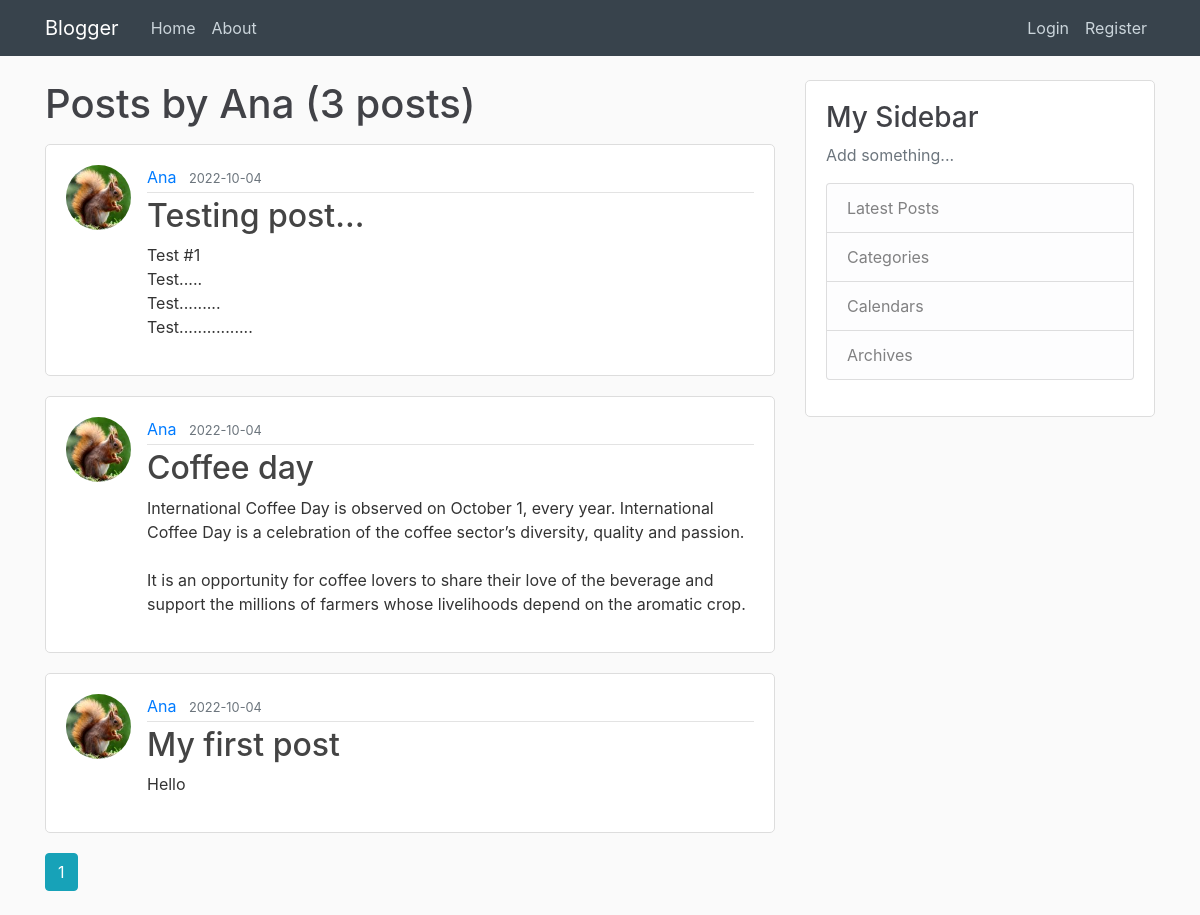
Before: /user/Ana with the older database file.
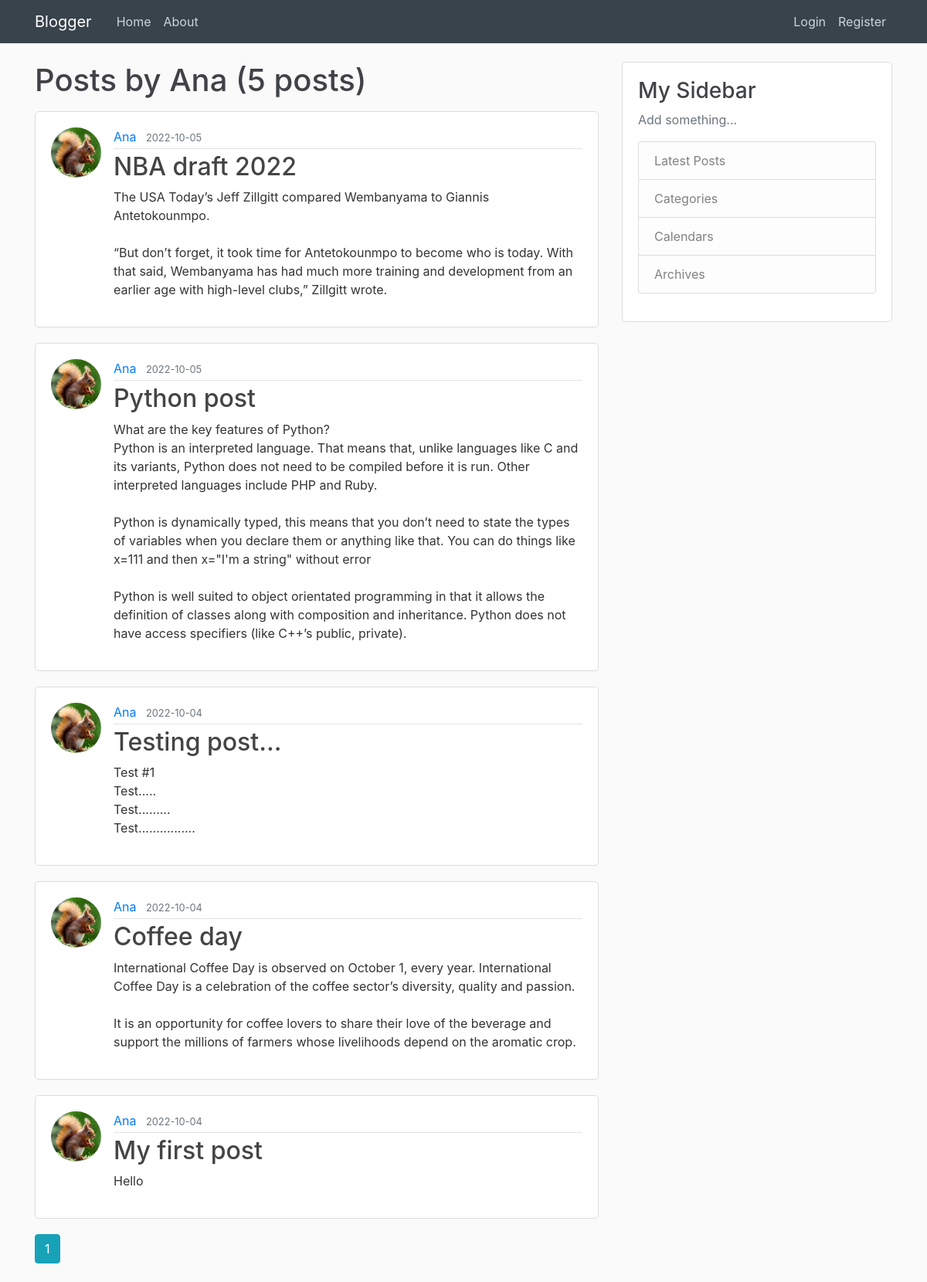
After: the same page with the newer database file.
### blogger/models.py (models this page shows, shortened)
class User(db.Model, UserMixin):
    id = db.Column(db.Integer, primary_key=True)
    username = db.Column(db.String(20), unique=True, nullable=False)
    email = db.Column(db.String(120), unique=True, nullable=False)
    image_file = db.Column(db.String(20), nullable=False, default='default.jpg')
    password = db.Column(db.String(60), nullable=False)
    posts = db.relationship('Post', backref='author', lazy=True)

class Post(db.Model):
    id = db.Column(db.Integer, primary_key=True)
    title = db.Column(db.String(100), nullable=False)
    date_posted = db.Column(db.DateTime, nullable=False, default=datetime.utcnow)
    content = db.Column(db.Text, nullable=False)
    user_id = db.Column(db.Integer, db.ForeignKey('user.id'), nullable=False)

### blogger/routes.py (the view)
@app.route("/user/<string:username>")
def user_posts(username):
    page = request.args.get('page', 1, type=int)
    user = User.query.filter_by(username=username).first_or_404()
    posts = Post.query.filter_by(author=user).order_by(Post.date_posted.desc()).paginate(page=page, per_page=5)
    return render_template('user_posts.html', posts=posts, user=user)

### blogger/templates/user_posts.html
{% extends 'layout.html' %}
{% block content %}
    <h1 class="mb-3">Posts by {{ user.username }} ({{ posts.total }} posts)</h1>
    {% for post in posts.items %}
        <article class="media content-section">
            <img class="rounded-circle article-img" src="{{ url_for('static', filename='profile_pics/' + post.author.image_file) }}">
            <div class="media-body">
                <div class="article-metadata">
                    <a class="mr-2" href="{{ url_for('user_posts', username=post.author.username) }}">{{ post.author.username }}</a>
                    <small class="text-muted">{{ post.date_posted.strftime('%Y-%m-%d') }}</small>
                </div>
                <h2><a class="article-title" href="{{ url_for('post', post_id=post.id) }}">{{ post.title }}</a></h2>
                <p class="article-content">{{ post.content }}</p>
            </div>
        </article>
    {% endfor %}
    {% for page_num in posts.iter_pages(left_edge=1, right_edge=1, left_current=1, right_current=2) %}
        {% if page_num %}
            {% if posts.page == page_num %}
                <a class="btn btn-info mb-4" href="{{ url_for('user_posts', username=user.username, page=page_num) }}">{{ page_num }}</a>
            {% else %}
                <a class="btn btn-outline-info mb-4" href="{{ url_for('user_posts', username=user.username, page=page_num) }}">{{ page_num }}</a>
            {% endif %}
        {% else %}
            ...
        {% endif %}
    {% endfor %}
{% endblock %}

### blogger/templates/layout.html (shortened to what this page needs)
<!DOCTYPE html>
<html>
    <head>
        <link rel="stylesheet" href="https://maxcdn.bootstrapcdn.com/bootstrap/4.0.0/css/bootstrap.min.css">
        <link rel="stylesheet" type="text/css" href="{{ url_for('static', filename='main.css') }}">
    </head>
    <body>
        <header class="site-header">
            <nav class="navbar navbar-expand-md navbar-dark bg-steel fixed-top">
                <div class="container">
                    <a class="navbar-brand mr-4" href="/">Blogger</a>
                    <div class="collapse navbar-collapse" id="navbarToggle">
                        <div class="navbar-nav mr-auto">
                            <a class="nav-item nav-link" href="{{ url_for('home') }}">Home</a>
                            <a class="nav-item nav-link" href="{{ url_for('about') }}">About</a>
                        </div>
                        <div class="navbar-nav">
                            {% if current_user.is_authenticated %}
                                <a class="nav-item nav-link" href="{{ url_for('new_post') }}">New Post</a>
                                <a class="nav-item nav-link" href="{{ url_for('account') }}">Account</a>
                                <a class="nav-item nav-link" href="{{ url_for('logout') }}">Logout</a>
                            {% else %}
                                <a class="nav-item nav-link" href="{{ url_for('login') }}">Login</a>
                                <a class="nav-item nav-link" href="{{ url_for('register') }}">Register</a>
                            {% endif %}
                        </div>
                    </div>
                </div>
            </nav>
        </header>
        <main role="main" class="container">
            <div class="row">
                <div class="col-md-8">
                    {% block content %}{% endblock %}
                </div>
                <div class="col-md-4">
                    <div class="content-section">
                        <h3>My Sidebar</h3>
                        <p class='text-muted'>Add something...
                            <ul class="list-group">
                                <li class="list-group-item list-group-item-light">Latest Posts</li>
                                <li class="list-group-item list-group-item-light">Categories</li>
                                <li class="list-group-item list-group-item-light">Calendars</li>
                                <li class="list-group-item list-group-item-light">Archives</li>
                            </ul>
                        </p>
                    </div>
                </div>
            </div>
        </main>
    </body>
</html>

### blogger/static/main.css (style rules this page uses)
body { background: #fafafa; color: #333333; margin-top: 5rem; }
h1, h2, h3, h4, h5, h6 { color: #414247; }
.bg-steel { background-color: #38434c; }
.site-header .navbar-nav .nav-link { color: #cbd5db; }
.content-section { background: #ffffff; padding: 20px 20px; border: 1px solid #dddddd; border-radius: 5px; margin-bottom: 20px; }
.article-title { color: #444444; }
.article-content { white-space: pre-line; }
.article-img { height: 65px; width: 65px; margin-right: 16px; }
.article-metadata { padding-bottom: 3px; margin-bottom: 4px; border-bottom: 1px solid #e3e3e3 }

Changed rows visible on the page:
added Post: image_file (picture), author.username "Ana", date_posted "2022-10-05", title "NBA draft 2022", content "The USA Today’s Jeff Zillgitt compared Wembanyama to Giannis Antetokounmpo. “But don’t forget, it took time for Antetokounmpo to become who is today. With that said, Wembanyama has had much more training and development from an earlier age with high-level clubs,” Zillgitt wrote."
added Post: image_file (picture), author.username "Ana", date_posted "2022-10-05", title "Python post", content "What are the key features of Python? Python is an interpreted language. That means that, unlike languages like C and its variants, Python does not need to be compiled before it is run. Other interpreted languages include PHP and Ruby. Python is dynamically typed, this means that you don’t need to state the types of variables when you declare them or anything like that. You can do things like x=111 and then x=\"I'm a string\" without error Python is well suited to object orientated programming in that it allows the definition of classes along with composition and inheritance. Python does not have access specifiers (like C++’s public, private)."
Other visible differences:
{{ posts.total }}: "3" → "5"
